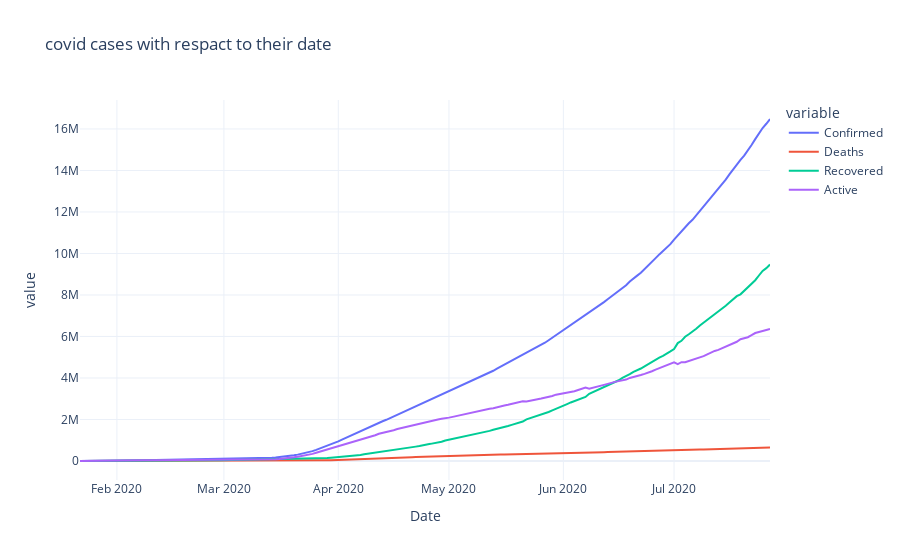

The notebook cell this image was saved under:
### Code cell
fig=px.line(day_wise,x="Date",y=["Confirmed","Deaths","Recovered","Active"],template="plotly_white",
            title="covid cases with respact to their date")
fig.show()

### Figure 1 — Plotly figure (JSON) as saved in the notebook; plotly's stock layout.template omitted (floating-point values rounded to 4 significant figures; data arrays with more than 128 entries replaced by an {"elided": "..."} marker saying what was removed)
{"data": [{"hovertemplate": "variable=Confirmed<br>Date=%{x}<br>value=%{y}<extra></extra>", "legendgroup": "Confirmed", "line": {"color": "#636efa", "dash": "solid"}, "marker": {"symbol": "circle"}, "mode": "lines", "name": "Confirmed", "orientation": "v", "showlegend": true, "type": "scatter", "x": {"elided": "188 str values"}, "xaxis": "x", "y": {"elided": "188 int values"}, "yaxis": "y"}, {"hovertemplate": "variable=Deaths<br>Date=%{x}<br>value=%{y}<extra></extra>", "legendgroup": "Deaths", "line": {"color": "#EF553B", "dash": "solid"}, "marker": {"symbol": "circle"}, "mode": "lines", "name": "Deaths", "orientation": "v", "showlegend": true, "type": "scatter", "x": {"elided": "188 str values"}, "xaxis": "x", "y": {"elided": "188 int values"}, "yaxis": "y"}, {"hovertemplate": "variable=Recovered<br>Date=%{x}<br>value=%{y}<extra></extra>", "legendgroup": "Recovered", "line": {"color": "#00cc96", "dash": "solid"}, "marker": {"symbol": "circle"}, "mode": "lines", "name": "Recovered", "orientation": "v", "showlegend": true, "type": "scatter", "x": {"elided": "188 str values"}, "xaxis": "x", "y": {"elided": "188 int values"}, "yaxis": "y"}, {"hovertemplate": "variable=Active<br>Date=%{x}<br>value=%{y}<extra></extra>", "legendgroup": "Active", "line": {"color": "#ab63fa", "dash": "solid"}, "marker": {"symbol": "circle"}, "mode": "lines", "name": "Active", "orientation": "v", "showlegend": true, "type": "scatter", "x": {"elided": "188 str values"}, "xaxis": "x", "y": {"elided": "188 int values"}, "yaxis": "y"}], "layout": {"legend": {"title": {"text": "variable"}, "tracegroupgap": 0}, "title": {"text": "covid cases with respact to their date"}, "xaxis": {"anchor": "y", "domain": [0, 1], "title": {"text": "Date"}}, "yaxis": {"anchor": "x", "domain": [0, 1], "title": {"text": "value"}}}}
